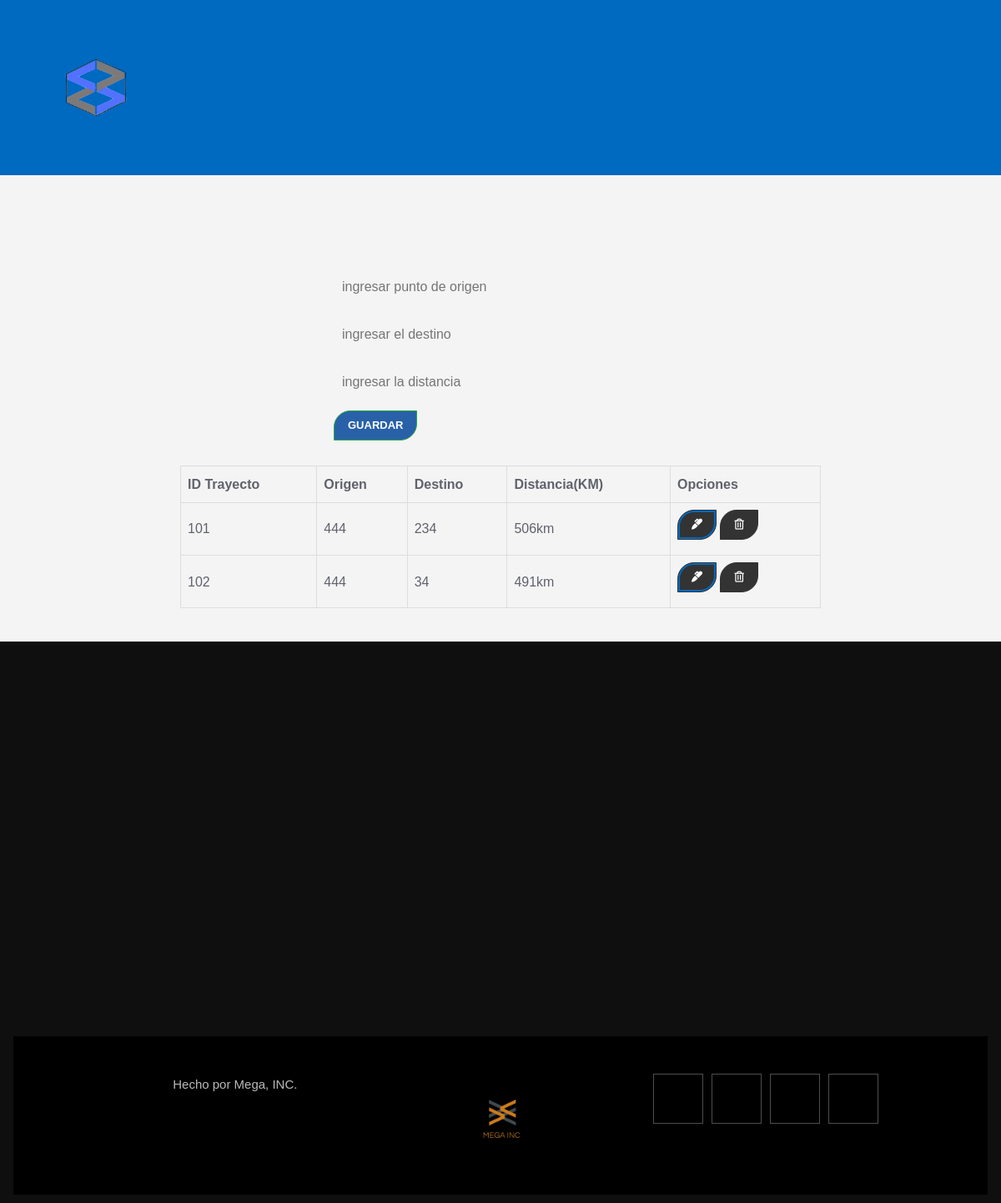
Page /home/gestionTrayecto.php (signed in) on the earlier database version.
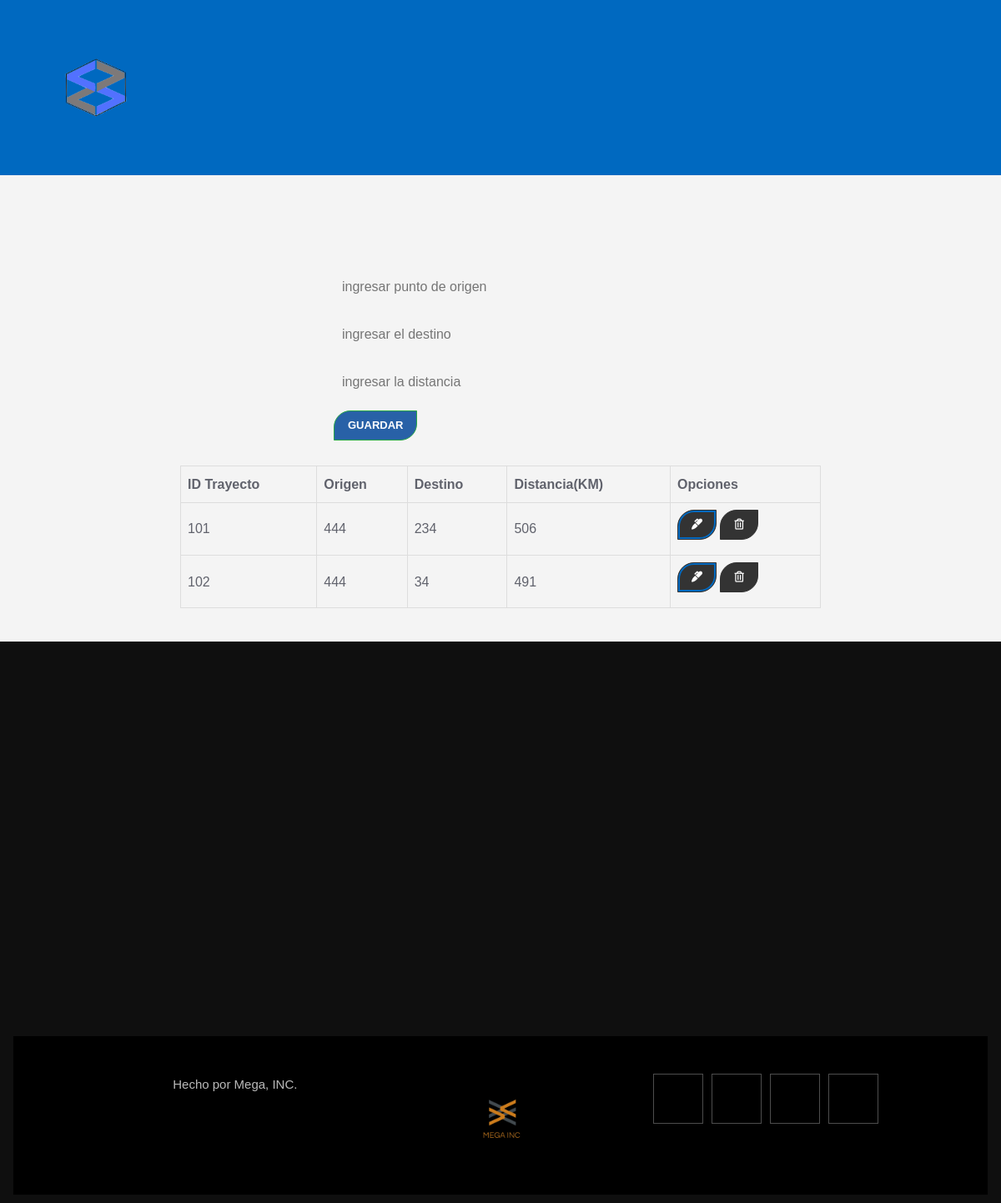
Same page on the later database version.
### tables this page shows
CREATE TABLE `trayecto` (
  `id_trayecto` int(10) NOT NULL,
  `origen` varchar(100) NOT NULL,
  `destino` varchar(100) NOT NULL,
  `distancia` varchar(30) NOT NULL
);

### home/gestionTrayecto.php (the view, shortened to what this page needs)
<?php include("config\usersDB.php"); ?>
<?php include('includes\header.php'); ?>
<main class="container p-4">
  <div class="row">
    <div class="col-md-4">
      <div class="card card-body">
        <form action="save_trayecto.php" method="POST">
        <div class="form-group">
            <input type="text" name="origen" class="form-control" placeholder="ingresar punto de origen" autofocus required>
          </div>
        <div class="form-group">
            <input type="text" name="destino" class="form-control" placeholder="ingresar el destino" autofocus required>
          </div>
          <div class="form-group">
            <input type="text" name="distancia" class="form-control" placeholder="ingresar la distancia" autofocus required>
          </div>
          <input type="submit" name="save_trayecto" class="btn btn-success btn-block" value="Guardar">
        </form>
      </div>
    </div>
    <div class="col-md-8">
      <table class="table table-bordered">
        <thead>
          <tr>
            <th>ID Trayecto</th>
            <th>Origen</th>
            <th>Destino</th>
            <th>Distancia(KM)</th>
            <th>Opciones</th>
          </tr>
        </thead>
        <tbody>
          <?php
          $query = "SELECT * FROM trayecto";
          $result_tasks = mysqli_query($conn, $query);
          while($row = mysqli_fetch_assoc($result_tasks)) { ?>
          <tr>
            <td><?php echo $row['id_trayecto']; ?></td>
            <td><?php echo $row['origen']; ?></td>
            <td><?php echo $row['destino']; ?></td>
            <td><?php echo $row['distancia']; ?></td>
            <td>
              <a href="edit_trayecto.php?id_trayecto=<?php echo $row['id_trayecto']?>" class="btn btn-secondary">
                <i class="fas fa-marker"></i>
              </a>
              <a href="delete_trayecto.php?id_trayecto=<?php echo $row['id_trayecto']?>" class="btn btn-danger">
                <i class="far fa-trash-alt"></i>
              </a>
            </td>
          </tr>
          <?php } ?>
        </tbody>
      </table>
    </div>
  </div>
</main>
<?php include('includes\footer.php'); ?>

Differences in the rows shown:
changed trayecto id 101: distancia "506km" → "506"
changed trayecto id 102: distancia "491km" → "491"
